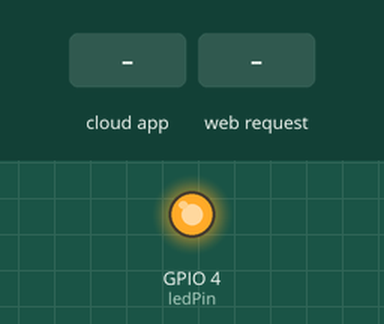
Simulated run of this sketch. Board: ESP32. Shown: output pins drawn as LEDs (lit = HIGH). Inputs (shaded band) come from the test bench. WiFi joins after 1.5 s; servers stay silent unless stated; EEPROM starts erased; what the sketch prints to the serial monitor is not drawn.

Above: at 2.7 s.
2.8 s: the phone or cloud app sets Lampada.da.Cama to 64
At 3.8 s:
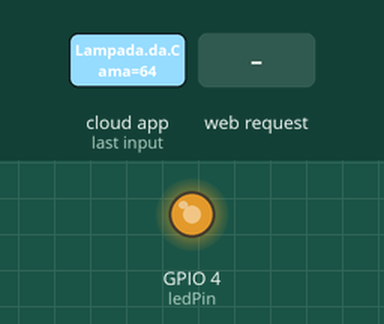
4.3 s: HTTP request GET /toggle received
At 4.9 s:
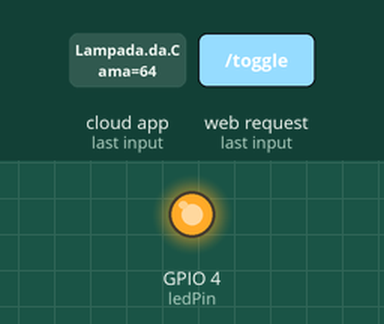
5.8 s: the phone or cloud app sets Lampada.da.Cama to 128
At 6.1 s:
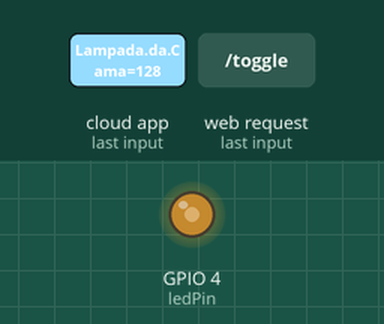
7.3 s: the phone or cloud app sets Lampada.da.Cama to 255
At 8.4 s:
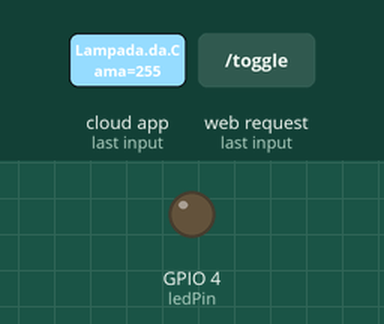
8.8 s: the phone or cloud app sets Lampada.da.Cama to 0
At 9.5 s:
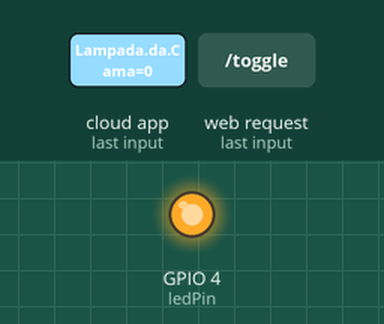
10.3 s: HTTP request GET /toggle?value=AP received
At 10.7 s:
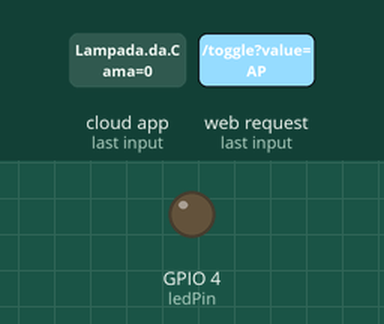
Timing chart, 0 to 12.8 s (numbered marks = the images above; inputs shaded):
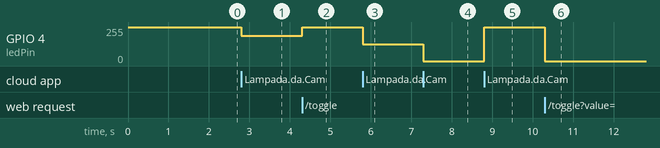

The sketch:

ESP32_led_controller.ino
```cpp
#include <WiFi.h>
#include <WebServer.h>
#include <Preferences.h>
#include <ArduinoJson.h>
#include <Espalexa.h>
#include <ArduinoOTA.h>

const char* ssid = "VIVOFIBRA-WIFI6-9838";
const char* password = "********";

WebServer server(80);
Preferences preferences;
Espalexa espalexa;

const int ledPin = 4;

// Variáveis de controle de estado
bool isLedOn = false;
int currentBrightness = 255;

// (HTML, CSS e JS incorporados usando PROGMEM para otimização de memória)
const char htmlPage[] PROGMEM = R"rawliteral(
<!DOCTYPE html>
<html lang="pt-BR">
<head>
  <meta charset="UTF-8">
  <meta name="viewport" content="width=device-width, initial-scale=1.0">
  <title>Painel de Controle de Iluminação</title>
  <style>
    :root {
      --bg-dark: #0a0a0c;
      --accent-color: #00adb5;
      --accent-glow: rgba(0, 173, 181, 0.4);
      --btn-off-bg: #1e1e24;
      --text-primary: #ffffff;
      --text-secondary: #8e8e93;
      --brightness-pct: 1.0; /* Controlada dinamicamente via JS */
    }

    body {
      margin: 0;
      padding: 0;
      font-family: -apple-system, BlinkMacSystemFont, "Segoe UI", Roboto, sans-serif;
      background-color: var(--bg-dark);
      background-image: radial-gradient(circle at 50% 30%, rgba(0, 173, 181, 0) 0%, #0a0a0c 70%);
      color: var(--text-primary);
      display: flex;
      flex-direction: column;
      align-items: center;
      justify-content: center;
      min-height: 100vh;
      transition: background-image 0.5s ease, background-color 0.5s ease;
      overflow-x: hidden;
      -webkit-tap-highlight-color: transparent;
    }

    /* Efeito de iluminação suave projetada no fundo ao ligar o LED */
    body.led-active {
      background-image: radial-gradient(
        circle at 50% 35%,
        rgba(0, 173, 181, calc(0.04 + 0.18 * var(--brightness-pct))) 0%,
        #0a0a0c 70%
      );
    }

    .container {
      text-align: center;
      width: 100%;
      max-width: 400px;
      padding: 30px 20px;
      box-sizing: border-box;
    }

    h1 {
      font-size: 26px;
      font-weight: 600;
      letter-spacing: -0.5px;
      margin: 0 0 10px 0;
      color: var(--text-primary);
      transition: text-shadow 0.5s ease;
    }

    body.led-active h1 {
      text-shadow: 0 0 15px rgba(0, 173, 181, calc(0.1 + 0.3 * var(--brightness-pct)));
    }

    .subtitle {
      font-size: 14px;
      color: var(--text-secondary);
      margin-bottom: 50px;
    }

    /* Container do Botão Redondo de Energia */
    .power-btn-wrapper {
      position: relative;
      display: inline-block;
      margin-bottom: 50px;
    }

    .power-btn {
      width: 150px;
      height: 150px;
      border-radius: 50%;
      background: var(--btn-off-bg);
      border: 1px solid rgba(255, 255, 255, 0.05);
      cursor: pointer;
      outline: none;
      display: flex;
      align-items: center;
      justify-content: center;
      box-shadow:
        0 10px 30px rgba(0, 0, 0, 0.5),
        inset 0 1px 2px rgba(255, 255, 255, 0.05);
      transition: all 0.5s cubic-bezier(0.4, 0, 0.2, 1);
    }

    .power-btn svg {
      width: 54px;
      height: 54px;
      stroke: var(--text-secondary);
      stroke-width: 2;
      fill: none;
      transition: all 0.5s cubic-bezier(0.4, 0, 0.2, 1);
    }

    /* Estado Ativo (Ligado) com Brilho Reativo à Intensidade */
    body.led-active .power-btn {
      background: radial-gradient(circle, #00adb5 0%, #008f95 100%);
      border-color: #00adb5;
      box-shadow:
        0 0 calc(20px + 30px * var(--brightness-pct)) rgba(0, 173, 181, calc(0.2 + 0.5 * var(--brightness-pct))),
        inset 0 1px 3px rgba(255, 255, 255, 0.4);
    }

    body.led-active .power-btn svg {
      stroke: #ffffff;
      filter: drop-shadow(0 0 calc(4px + 6px * var(--brightness-pct)) rgba(255, 255, 255, 0.8));
    }

    /* Anel de brilho externo decorativo */
    .glow-ring {
      position: absolute;
      top: -12px;
      left: -12px;
      right: -12px;
      bottom: -12px;
      border-radius: 50%;
      border: 1px solid rgba(0, 173, 181, 0);
      transform: scale(0.9);
      transition: all 0.6s cubic-bezier(0.4, 0, 0.2, 1);
      pointer-events: none;
      z-index: -1;
    }

    body.led-active .glow-ring {
      border-color: rgba(0, 173, 181, calc(0.05 + 0.15 * var(--brightness-pct)));
      transform: scale(1.1);
      box-shadow: inset 0 0 calc(10px + 15px * var(--brightness-pct)) rgba(0, 173, 181, calc(0.05 + 0.15 * var(--brightness-pct)));
    }

    /* Card do Controle Deslizante com Efeitos Suaves de Transição */
    .slider-card {
      background: rgba(255, 255, 255, 0.02);
      border: 1px solid rgba(255, 255, 255, 0.04);
      border-radius: 24px;
      padding: 24px;
      backdrop-filter: blur(12px);
      -webkit-backdrop-filter: blur(12px);
      box-shadow: 0 15px 35px rgba(0, 0, 0, 0.3);
      opacity: 0;
      transform: translateY(20px) scale(0.95);
      pointer-events: none;
      transition: all 0.5s cubic-bezier(0.4, 0, 0.2, 1);
    }

    body.led-active .slider-card {
      opacity: 1;
      transform: translateY(0) scale(1);
      pointer-events: auto;
    }

    .slider-header {
      display: flex;
      justify-content: space-between;
      align-items: center;
      margin-bottom: 16px;
    }

    .slider-title {
      font-size: 13px;
      text-transform: uppercase;
      letter-spacing: 1.2px;
      color: var(--text-secondary);
      font-weight: 600;
    }

    .slider-value {
      font-size: 16px;
      font-weight: 500;
      color: var(--text-secondary);
    }

    .slider-value span.val {
      font-size: 24px;
      font-weight: 700;
      color: var(--accent-color);
      transition: text-shadow 0.3s;
    }

    body.led-active .slider-value span.val {
      text-shadow: 0 0 10px rgba(0, 173, 181, calc(0.1 + 0.3 * var(--brightness-pct)));
    }

    /* Estilização Customizada do Range Input */
    .slider-container {
      position: relative;
      display: flex;
      align-items: center;
      height: 40px;
    }

    .slider {
      -webkit-appearance: none;
      width: 100%;
      height: 6px;
      border-radius: 3px;
      background: rgba(255, 255, 255, 0.1);
      outline: none;
      margin: 0;
      transition: background 0.2s ease;
    }

    /* Thumb (Botão Arrastável) - WebKit (Chrome/Safari) */
    .slider::-webkit-slider-thumb {
      -webkit-appearance: none;
      appearance: none;
      width: 26px;
      height: 26px;
      border-radius: 50%;
      background: #ffffff;
      cursor: pointer;
      box-shadow:
        0 4px 10px rgba(0, 0, 0, 0.5),
        0 0 0 4px rgba(0, 173, 181, calc(0.15 + 0.25 * var(--brightness-pct)));
      transition: transform 0.15s, box-shadow 0.2s;
      margin-top: -10px;
    }

    .slider:disabled::-webkit-slider-thumb {
      background: #55555d;
      box-shadow: none;
      cursor: not-allowed;
      transform: scale(0.9);
    }

    .slider::-webkit-slider-thumb:active {
      transform: scale(1.15);
    }

    .slider::-webkit-slider-runnable-track {
      width: 100%;
      height: 6px;
      cursor: pointer;
    }

    /* Thumb - Firefox */
    .slider::-moz-range-thumb {
      width: 26px;
      height: 26px;
      border: none;
      border-radius: 50%;
      background: #ffffff;
      cursor: pointer;
      box-shadow:
        0 4px 10px rgba(0, 0, 0, 0.5),
        0 0 0 4px rgba(0, 173, 181, calc(0.15 + 0.25 * var(--brightness-pct)));
      transition: transform 0.15s, box-shadow 0.2s;
    }

    .slider:disabled::-moz-range-thumb {
      background: #55555d;
      box-shadow: none;
      cursor: not-allowed;
      transform: scale(0.9);
    }
  </style>
</head>
<body>
  <div class="container">
    <h1 id="titleText">Iluminação</h1>
    <div id="statusSubtitle" class="subtitle">Desconectado</div>

    <!-- Botão de Liga/Desliga Circular Premium -->
    <div class="power-btn-wrapper">
      <div class="glow-ring" id="glowRing"></div>
      <button class="power-btn" id="powerBtn" onclick="toggleLed()" aria-label="Ligar ou Desligar">
        <svg viewBox="0 0 24 24">
          <path d="M18.36 6.64a9 9 0 1 1-12.73 0"></path>
          <line x1="12" y1="2" x2="12" y2="12"></line>
        </svg>
      </button>
    </div>

    <!-- Card de Controle de Intensidade -->
    <div class="slider-card" id="sliderCard">
      <div class="slider-header">
        <span class="slider-title">Intensidade</span>
        <span class="slider-value"><span id="pwmValue" class="val">100%</span></span>
      </div>
      <div class="slider-container">
        <input type="range" min="0" max="255" value="255" class="slider" id="pwmSlider" oninput="updatePWMLocal(this.value)" onchange="sendPWMUpdate(this.value)" disabled>
      </div>
    </div>
  </div>

  <script>
    // Executa ao carregar a página
    document.addEventListener("DOMContentLoaded", () => {
      syncState();
    });

    // Sincroniza o estado atual com a ESP32 de forma assíncrona
    function syncState() {
      const subtitle = document.getElementById('statusSubtitle');
      subtitle.innerText = "Sincronizando...";

      fetch('/status')
        .then(response => {
          if (!response.ok) throw new Error("Erro de rede");
          return response.json();
        })
        .then(data => {
          updateUI(data.state, data.brightness, data.mode);
        })
        .catch(err => {
          console.error("Erro na sincronização:", err);
          subtitle.innerText = "Erro de conexão";
        });
    }

    // Altera o estado (Ligar/Desligar) ao clicar no botão
    function toggleLed() {
      fetch('/toggle')
        .then(response => response.json())
        .then(data => {
          updateUI(data.state, data.brightness, data.mode);
        })
        .catch(err => console.error("Erro ao chavear estado:", err));
    }

    // Atualiza a interface localmente enquanto arrasta (sem sobrecarregar a ESP32)
    function updatePWMLocal(val) {
      const percentage = Math.round((val / 255.0) * 100);
      document.getElementById('pwmValue').innerText = percentage + '%';
      updateCSSBrightness(val);
      updateSliderTrack(val);
    }

    // Envia o valor final da intensidade para o ESP32 quando o usuário solta o slider
    function sendPWMUpdate(val) {
      fetch('/slider?value=' + val)
        .then(response => response.json())
        .then(data => {
          updateUI(data.state, data.brightness, data.mode);
        })
        .catch(err => console.error("Erro ao enviar intensidade:", err));
    }

    // Atualiza todos os elementos visuais na página
    function updateUI(state, brightness, mode) {
      const body = document.body;
      const slider = document.getElementById('pwmSlider');
      const valDisplay = document.getElementById('pwmValue');
      const subtitle = document.getElementById('statusSubtitle');

      const modeText = mode === "AP" ? "Modo Direto" : "Rede Local";
      subtitle.innerText = state ? `Ligado (${modeText})` : `Desligado (${modeText})`;

      if (state) {
        body.classList.add('led-active');
        slider.disabled = false;
        slider.value = brightness;
        const percentage = Math.round((brightness / 255.0) * 100);
        valDisplay.innerText = percentage + '%';
        updateCSSBrightness(brightness);
        updateSliderTrack(brightness);
      } else {
        body.classList.remove('led-active');
        slider.disabled = true;
        updateCSSBrightness(0); // Zera o brilho no CSS
      }
    }

    // Atualiza as variáveis CSS para adaptar a intensidade dos halos e glows
    function updateCSSBrightness(brightness) {
      const pct = brightness / 255.0;
      document.documentElement.style.setProperty('--brightness-pct', pct);
    }

    // Preenche visualmente a barra do slider até o ponto do controle deslizante
    function updateSliderTrack(val) {
      const slider = document.getElementById('pwmSlider');
      const min = isNaN(parseInt(slider.min)) ? 0 : parseInt(slider.min);
      const max = parseInt(slider.max) || 255;
      const pct = ((val - min) / (max - min)) * 100;
      slider.style.background = `linear-gradient(to right, var(--accent-color) 0%, var(--accent-color) ${pct}%, rgba(255, 255, 255, 0.1) ${pct}%, rgba(255, 255, 255, 0.1) 100%)`;
    }
  </script>
</body>
</html>
)rawliteral";

// Callback invocada pela Alexa
void alexaCallback(uint8_t brightness) {
  if (brightness == 0) {
    isLedOn = false;
    analogWrite(ledPin, 255);
  } else {
    isLedOn = true;
    currentBrightness = brightness;
    analogWrite(ledPin, 255 - currentBrightness);
  }

  if (preferences.getBool("state", false) != isLedOn) {
    preferences.putBool("state", isLedOn);
  }
  if (isLedOn && preferences.getInt("brightness", 255) != currentBrightness) {
    preferences.putInt("brightness", currentBrightness);
  }
}

// JSON padronizado
void sendJsonResponse(bool state, int brightness) {
  JsonDocument doc;
  doc["state"] = state;
  doc["brightness"] = brightness;
  doc["mode"] = (WiFi.status() == WL_CONNECTED) ? "STA" : "AP";

  String response;
  serializeJson(doc, response);
  server.send(200, "application/json", response);
}

void setup() {
  Serial.begin(115200);

  preferences.begin("led", false);

  isLedOn = preferences.getBool("state", false);
  currentBrightness = preferences.getInt("brightness", 255);

  pinMode(ledPin, OUTPUT);
  analogWrite(ledPin, isLedOn ? (255 - currentBrightness) : 255);

  // Conexão Wi-Fi
  Serial.print("Conectando ao Wi-Fi: ");
  Serial.println(ssid);
  WiFi.begin(ssid, password);

  int tentativas = 0;
  const int maxTentativas = 20;
  while (WiFi.status() != WL_CONNECTED && tentativas < maxTentativas) {
    delay(500);
    Serial.print(".");
    tentativas++;
  }

  if (WiFi.status() == WL_CONNECTED) {
    Serial.println("\nConectado com sucesso no modo Station (STA)!");
    Serial.print("IP do Painel de Controle: ");
    Serial.println(WiFi.localIP());

    // (Atualização via Wi-Fi) ---
    ArduinoOTA.setHostname("Lampada-da-Cama");
    ArduinoOTA.setPassword("*********");

    ArduinoOTA.onStart([]() {
      Serial.println("Iniciando atualização OTA...");
    });
    ArduinoOTA.onEnd([]() {
      Serial.println("\nAtualização OTA concluída!");
    });
    ArduinoOTA.onProgress([](unsigned int progress, unsigned int total) {
      Serial.printf("Progresso OTA: %u%%\r", (progress / (total / 100)));
    });
    ArduinoOTA.onError([](ota_error_t error) {
      Serial.printf("Erro OTA [%u]: ", error);
      if (error == OTA_AUTH_ERROR) Serial.println("Falha de autenticação");
      else if (error == OTA_BEGIN_ERROR) Serial.println("Falha ao iniciar");
      else if (error == OTA_CONNECT_ERROR) Serial.println("Falha de conexão");
      else if (error == OTA_RECEIVE_ERROR) Serial.println("Falha de recebimento");
      else if (error == OTA_END_ERROR) Serial.println("Falha na finalização");
    });

    ArduinoOTA.begin();
    Serial.println("Serviço OTA iniciado. Pronto para receber atualizações sem fio.");
  }
  // Caso não conecte no wifi, entra no modo Access Point
  else {
    Serial.println("\nFalha ao conectar no Wi-Fi configurado.");
    Serial.println("Iniciando no modo Access Point (AP) de fallback...");

    WiFi.softAP("ESP32-LED-Painel");

    Serial.println("Ponto de Acesso (AP) ativo!");
    Serial.println("SSID: ESP32-LED-Painel");
    Serial.print("IP para acesso direto: ");
    Serial.println(WiFi.softAPIP());
  }
// Rotas
  server.on("/", HTTP_GET, []() {
    server.send(200, "text/html", htmlPage);
  });

  server.on("/status", HTTP_GET, []() {
    sendJsonResponse(isLedOn, currentBrightness);
  });

  // liga/desliga
  server.on("/toggle", HTTP_GET, []() {
    isLedOn = !isLedOn;

    analogWrite(ledPin, isLedOn ? (255 - currentBrightness) : 255);

    if (preferences.getBool("state", false) != isLedOn) {
      preferences.putBool("state", isLedOn);
    }

    sendJsonResponse(isLedOn, currentBrightness);
  });

  server.on("/slider", HTTP_GET, []() {
    if (server.hasArg("value")) {
      int val = server.arg("value").toInt();
      if (val >= 0 && val <= 255) {
        currentBrightness = val;
        isLedOn = true;
        analogWrite(ledPin, 255 - currentBrightness);

        if (preferences.getInt("brightness", 255) != currentBrightness) {
          preferences.putInt("brightness", currentBrightness);
        }
        if (preferences.getBool("state", false) != isLedOn) {
          preferences.putBool("state", isLedOn);
        }
      }
    }
    sendJsonResponse(isLedOn, currentBrightness);
  });

  // Rota obrigatória para a Espalexa interceptar requisições
  server.onNotFound([](){
    if (!espalexa.handleAlexaApiCall(server.uri(), server.arg(0))) {
      server.send(404, "text/plain", "Página não encontrada");
    }
  });

  // Configurando o dispositivo na Alexa e associando ao servidor Web existente
  espalexa.addDevice("Lampada da Cama", alexaCallback);
  espalexa.begin(&server);

  server.begin();
  Serial.println("Servidor Web HTTP e Alexa iniciados com sucesso.");
}

void loop() {
  server.handleClient();
  espalexa.loop();
  ArduinoOTA.handle();
}
```

Measured:
- after the input at 2.8 s, GPIO 4 (ledPin): 255/255 → 191/255 at once
- after the input at 4.3 s, GPIO 4 (ledPin): 191/255 → 255/255 at once
- after the input at 5.8 s, GPIO 4 (ledPin): 255/255 → 127/255 at once
- after the input at 7.3 s, GPIO 4 (ledPin): 127/255 → 0/255 at once
- after the input at 8.8 s, GPIO 4 (ledPin): 0/255 → 255/255 at once
- after the input at 10.3 s, GPIO 4 (ledPin): 255/255 → 0/255 at once
